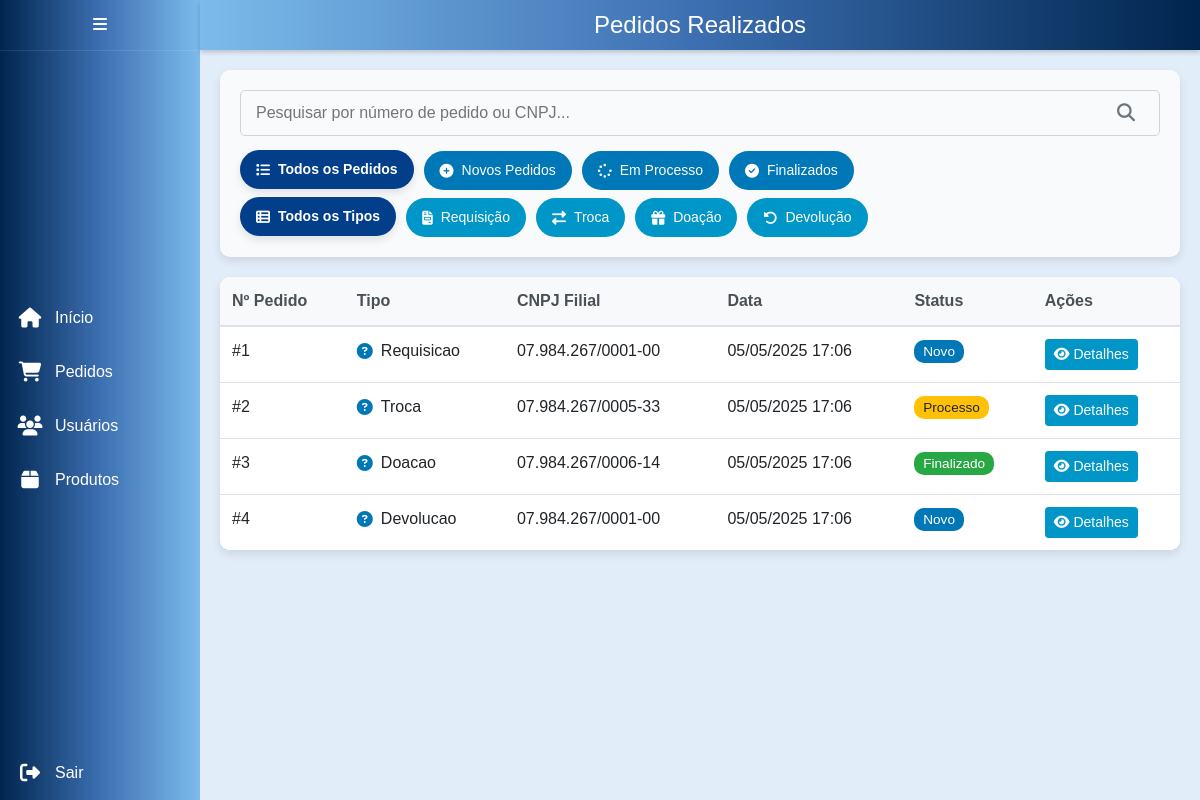
The page /pages/admin/pedidos.php (signed in) on the database its author committed.
### tables this page shows
CREATE TABLE pedidos (
    id INT AUTO_INCREMENT PRIMARY KEY,
    data DATETIME DEFAULT CURRENT_TIMESTAMP,
    tipo_pedido ENUM('requisicao', 'troca', 'doacao', 'devolucao') NOT NULL DEFAULT 'requisicao',
    status ENUM('novo', 'processo', 'finalizado') NOT NULL DEFAULT 'novo',
    filial_id INT,
    usuario_id INT,
    observacoes TEXT,
    data_processamento DATETIME,
    data_finalizacao DATETIME,
    data_atualizacao DATETIME DEFAULT CURRENT_TIMESTAMP ON UPDATE CURRENT_TIMESTAMP,
    FOREIGN KEY (filial_id) REFERENCES filiais(id),
    FOREIGN KEY (usuario_id) REFERENCES usuarios(id)
);

CREATE TABLE filiais (
    id INT AUTO_INCREMENT PRIMARY KEY,
    nome_filial VARCHAR(255) NOT NULL,
    cnpj VARCHAR(20) NOT NULL,
    responsavel VARCHAR(255),
    endereco VARCHAR(255),
    cep VARCHAR(10),
    bairro VARCHAR(100),
    cidade VARCHAR(100),
    uf CHAR(2),
    estado CHAR(2),
    data_cadastro DATETIME DEFAULT CURRENT_TIMESTAMP
);

### pages/admin/pedidos.php (the view, shortened to what this page needs)
<?php
require_once '../../includes/db.php';
?>
<!DOCTYPE html>
<html lang="pt-BR">
<head>
    <link href="https://stackpath.bootstrapcdn.com/bootstrap/4.5.2/css/bootstrap.min.css" rel="stylesheet">
    <link rel="stylesheet" href="https://cdnjs.cloudflare.com/ajax/libs/font-awesome/5.15.4/css/all.min.css">
    <link rel="stylesheet" href="https://cdnjs.cloudflare.com/ajax/libs/font-awesome/6.5.0/css/all.min.css">
    <link rel="stylesheet" href="../../css/pedidos.css">
</head>
<body>
    <div class="sidebar">
        <div class="sidebar-header">
            <i class="fas fa-bars"></i>
        </div>
        <div>
            <a href="dashboard.php">
                <i class="fas fa-home icon"></i>
                <span class="text">Início</span>
            </a>
            <a href="pedidos.php">
                <i class="fas fa-shopping-cart icon"></i>
                <span class="text">Pedidos</span>
            </a>
            <a href="usuarios.php">
                <i class="fas fa-users icon"></i>
                <span class="text">Usuários</span>
            </a>
            <a href="produtos.php">
                <i class="fas fa-box icon"></i>
                <span class="text">Produtos</span>
            </a>
        </div>
        <a href="../../logout/logout.php">
            <i class="fas fa-sign-out-alt icon"></i>
            <span class="text">Sair</span>
        </a>
    </div>
    <div class="content">
        <div class="header">
            <h1>Pedidos Realizados</h1>
        </div>
        <div class="main-content">
            <div class="search-container">
                <div class="search-wrapper">
                    <input type="text" id="searchInput" class="search-input" placeholder="Pesquisar por número de pedido ou CNPJ...">
                </div>
                <div class="filters-container">
                    <div class="filter-tag active" data-status="todos" onclick="filterByStatus(this)">
                        <i class="fas fa-list"></i>
                        Todos os Pedidos
                    </div>
                    <div class="filter-tag" data-status="novo" onclick="filterByStatus(this)">
                        <i class="fas fa-plus-circle"></i>
                        Novos Pedidos
                    </div>
                    <div class="filter-tag" data-status="processo" onclick="filterByStatus(this)">
                        <i class="fas fa-spinner"></i>
                        Em Processo
                    </div>
                    <div class="filter-tag" data-status="finalizado" onclick="filterByStatus(this)">
                        <i class="fas fa-check-circle"></i>
                        Finalizados
                    </div>
                </div>
                <div class="filters-container mt-2">
                    <div class="filter-tag2 active" data-tipo="todos" onclick="filterByType(this)">
                        <i class="fas fa-th-list"></i>
                        Todos os Tipos
                    </div>
                    <div class="filter-tag2" data-tipo="requisicao" onclick="filterByType(this)">
                        <i class="fas fa-file-invoice"></i>
                        Requisição
                    </div>
                    <div class="filter-tag2" data-tipo="troca" onclick="filterByType(this)">
                        <i class="fas fa-exchange-alt"></i>
                        Troca
                    </div>
                    <div class="filter-tag2" data-tipo="doacao" onclick="filterByType(this)">
                        <i class="fas fa-gift"></i>
                        Doação
                    </div>
                    <div class="filter-tag2" data-tipo="devolucao" onclick="filterByType(this)">
                        <i class="fas fa-undo-alt"></i>
                        Devolução
                    </div>
                </div>
            </div>
            <div class="pedidos-list-container">
                <table class="table table-hover pedidos-table">
                    <thead>
                        <tr>
                            <th scope="col">Nº Pedido</th>
                            <th scope="col">Tipo</th>
                            <th scope="col">CNPJ Filial</th>
                            <th scope="col">Data</th>
                            <th scope="col">Status</th>
                            <th scope="col">Ações</th>
                        </tr>
                    </thead>
                    <tbody id="pedidosList">
                        <?php
                        $query = "SELECT p.id, p.data, p.tipo_pedido, p.status, f.cnpj, f.nome_filial
                                  FROM pedidos p
                                  JOIN filiais f ON p.filial_id = f.id
                                  ORDER BY p.data DESC";
                        $pedidos = $conn->query($query);
                        if ($pedidos->num_rows > 0):
                            while ($pedido = $pedidos->fetch_assoc()):
                                $tipoIconMap = [
                                    'requisicao' => '<i class="fas fa-file-invoice"></i>',
                                    'troca' => '<i class="fas fa-exchange-alt"></i>',
                                    'doacao' => '<i class="fas fa-gift"></i>',
                                    'devolucao' => '<i class="fas fa-undo-alt"></i>'
                                ];
                                $statusBadgeMap = [
                                    'novo' => 'badge-primary',
                                    'processo' => 'badge-warning',
                                    'finalizado' => 'badge-success'
                                ];
                                $tipoIcon = $tipoIconMap[$pedido['tipo_pedido']] ?? '<i class="fas fa-question-circle"></i>';
                                $statusBadge = $statusBadgeMap[$pedido['status']] ?? 'badge-secondary';
                                $cnpj = preg_replace('/(\d{2})(\d{3})(\d{3})(\d{4})(\d{2})/', '$1.$2.$3/$4-$5', $pedido['cnpj']);
                        ?>
                        <tr class="pedido-row" data-status="<?= $pedido['status'] ?>" data-tipo="<?= $pedido['tipo_pedido'] ?>">
                            <td>#<?= $pedido['id'] ?></td>
                            <td>
                                <span class="tipo-pedido">
                                    <?= $tipoIcon ?>
                                    <?= ucfirst($pedido['tipo_pedido']) ?>
                                </span>
                            </td>
                            <td title="<?= $pedido['nome_filial'] ?>"><?= $cnpj ?></td>
                            <td><?= date('d/m/Y H:i', strtotime($pedido['data'])) ?></td>
                            <td>
                                <span class="badge <?= $statusBadge ?>">
                                    <?= ucfirst($pedido['status']) ?>
                                </span>
                            </td>
                            <td>
                                <a href="detalhes_pedido.php?id=<?= $pedido['id'] ?>" class="btn btn-sm btn-info">
                                    <i class="fas fa-eye"></i> Detalhes
                                </a>
                            </td>
                        </tr>
                        <?php
                            endwhile;
                        endif;
                        ?>
                    </tbody>
                </table>
            </div>
        </div>
    </div>
</body>
</html>

### css/pedidos.css (style rules this page uses)
body { display: flex; font-family: 'Arial', sans-serif; margin: 0; height: 100vh; background-color: #fff4e8; }
.sidebar { width: 60px; background-image: linear-gradient(to left, rgb(124, 187, 235) 0%, rgb(60, 111, 177) 50%, rgb(0, 37, 78) 100%); transition: width 0.3s; overflow: hidden; display: flex; flex-direction: column; justify-content: space-between; box-shadow: 2px 0 10px rgba(0, 0, 0, 0.1); }
.sidebar a { display: flex; align-items: center; padding: 15px; color: white; text-decoration: none; transition: background 0.3s; }
.sidebar-header { color: white; text-align: center; padding: 13px 0; border-bottom: 1px solid rgba(255, 255, 255, 0.1); }
.icon { color: white; font-size: 20px; width: 30px; text-align: center; margin-right: 10px; }
.text { display: none; }
.sidebar a .text { display: inline; opacity: 0; transition: opacity 0.3s; }
.content { flex: 1; padding: 0; background-color: #E2EDFA; display: flex; flex-direction: column; }
.header { background-image: linear-gradient(to right, rgb(124, 187, 235) 0%, rgb(60, 111, 177) 50%, rgb(0, 37, 78) 100%); color: white; height: 50px; display: flex; align-items: center; justify-content: center; box-shadow: 0 2px 5px rgba(0, 0, 0, 0.2); margin-bottom: 0; border-radius: 0; }
.header h1 { margin: 0; font-size: 1.5rem; }
.main-content { padding: 20px; flex: 1; overflow-y: auto; }
.search-container { background-color: white; border-radius: 10px; box-shadow: 0 4px 10px rgba(0, 0, 0, 0.1); padding: 20px; margin-bottom: 20px; width: 100%; background-color: #F8FAFC; }
.search-wrapper { position: relative; }
.search-input { border: 1px solid #ced4da; border-radius: 5px; padding: 10px 15px; width: 100%; transition: border-color 0.3s; background-color: #F8FAFC; padding-right: 40px; }
.filters-container { display: flex; gap: 10px; flex-wrap: wrap; margin-top: 15px; }
.filter-tag { background-color: #0077B6; color: #ffffff; border-radius: 25px; padding: 8px 15px; cursor: pointer; transition: all 0.3s; font-size: 14px; display: flex; align-items: center; border: 1px solid transparent; }
.filter-tag2 { background-color: #0096C7; color: #ffffff; border-radius: 25px; padding: 8px 15px; cursor: pointer; transition: all 0.3s; font-size: 14px; display: flex; align-items: center; border: 1px solid transparent; }
.filter-tag.active, .filter-tag2.active { background-color: #023E8A; color: white; font-weight: bold; transform: translateY(-1px); box-shadow: 0 4px 8px rgba(0, 0, 0, 0.1); }
.filter-tag i, .filter-tag2 i { margin-right: 8px; }
.pedidos-list-container { background-color: white; border-radius: 10px; box-shadow: 0 4px 10px rgba(0, 0, 0, 0.1); overflow: hidden; }
.pedidos-table { margin-bottom: 0; background-color: white; }
.pedidos-table thead { background-color: #f8f9fa; }
.pedidos-table th { border-top: none; font-weight: 600; color: #495057; }
.pedido-row { cursor: pointer; transition: background-color 0.2s; }
.tipo-pedido { display: flex; align-items: center; gap: 8px; }
.tipo-pedido i { color: #0077B6; }
.badge { font-size: 85%; font-weight: 500; padding: 0.35em 0.65em; border-radius: 10px; }
.badge-primary { background-color: #0077B6; }
.badge-warning { background-color: #ffc107; color: #212529; }
.badge-success { background-color: #28a745; }
.btn-info { background-color: #0096C7; border-color: #0096C7; }

### rows shown on the page
pedidos: id "1", tipo_pedido "Requisicao", filial.cnpj "07.984.267/0001-00", data "05/05/2025 17:06", status "Novo"
pedidos: id "2", tipo_pedido "Troca", filial.cnpj "07.984.267/0005-33", data "05/05/2025 17:06", status "Processo"
pedidos: id "3", tipo_pedido "Doacao", filial.cnpj "07.984.267/0006-14", data "05/05/2025 17:06", status "Finalizado"
pedidos: id "4", tipo_pedido "Devolucao", filial.cnpj "07.984.267/0001-00", data "05/05/2025 17:06", status "Novo"
